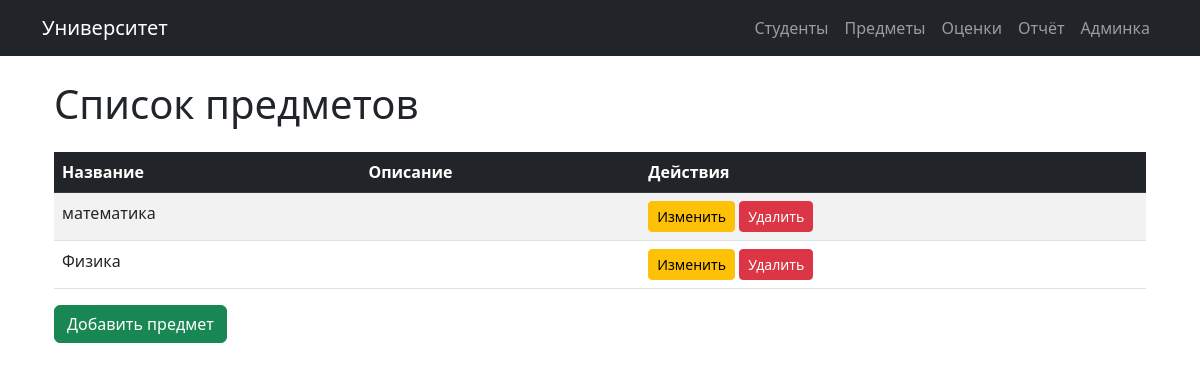
Before: /subjects/ with the older database file.
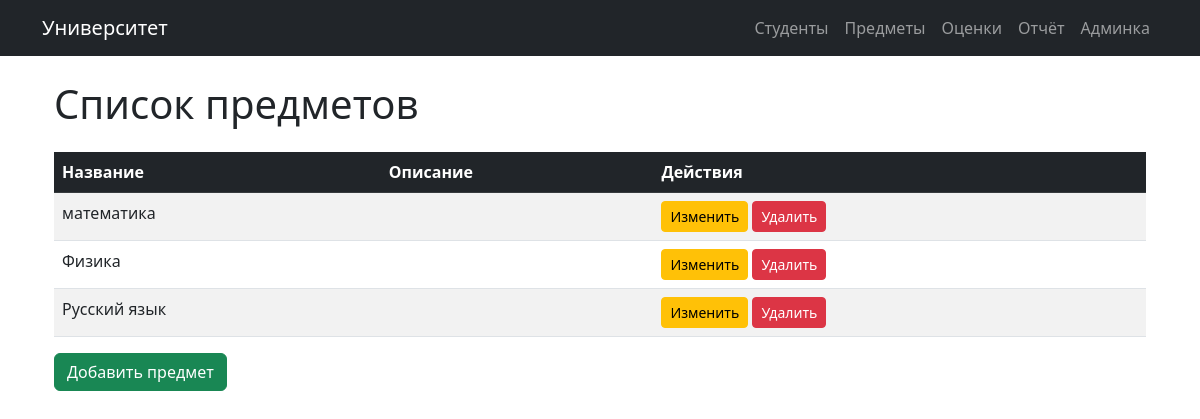
After: the same page with the newer database file.
### university/models.py (models this page shows, shortened)
class Subject(models.Model):
    name = models.CharField(max_length=100, verbose_name="Название")
    description = models.TextField(blank=True, verbose_name="Описание")

### university/views.py (the view)
# urls.py: path('subjects/', SubjectListView.as_view(), name='subject_list'),
class SubjectListView(ListView):
    model = Subject
    template_name = 'university/subject_list.html'
    context_object_name = 'subjects'

### university/templates/university/subject_list.html
{% extends 'university/base.html' %}
{% block content %}
<div class="container mt-4">
    <h1 class="mb-4">Список предметов</h1>
    <table class="table table-striped">
        <thead class="table-dark">
            <tr>
                <th>Название</th>
                <th>Описание</th>
                <th>Действия</th>
            </tr>
        </thead>
        <tbody>
            {% for subject in subjects %}
            <tr>
                <td>{{ subject.name }}</td>
                <td>{{ subject.description|truncatechars:50 }}</td>
                <td>
                    <a href="{% url 'subject_update' subject.pk %}" class="btn btn-sm btn-warning">Изменить</a>
                    <a href="{% url 'subject_delete' subject.pk %}" class="btn btn-sm btn-danger">Удалить</a>
                </td>
            </tr>
            {% endfor %}
        </tbody>
    </table>
    <a href="{% url 'subject_create' %}" class="btn btn-success">Добавить предмет</a>
</div>
{% endblock %}

Changed rows visible on the page:
added Subject: name "Русский язык"
